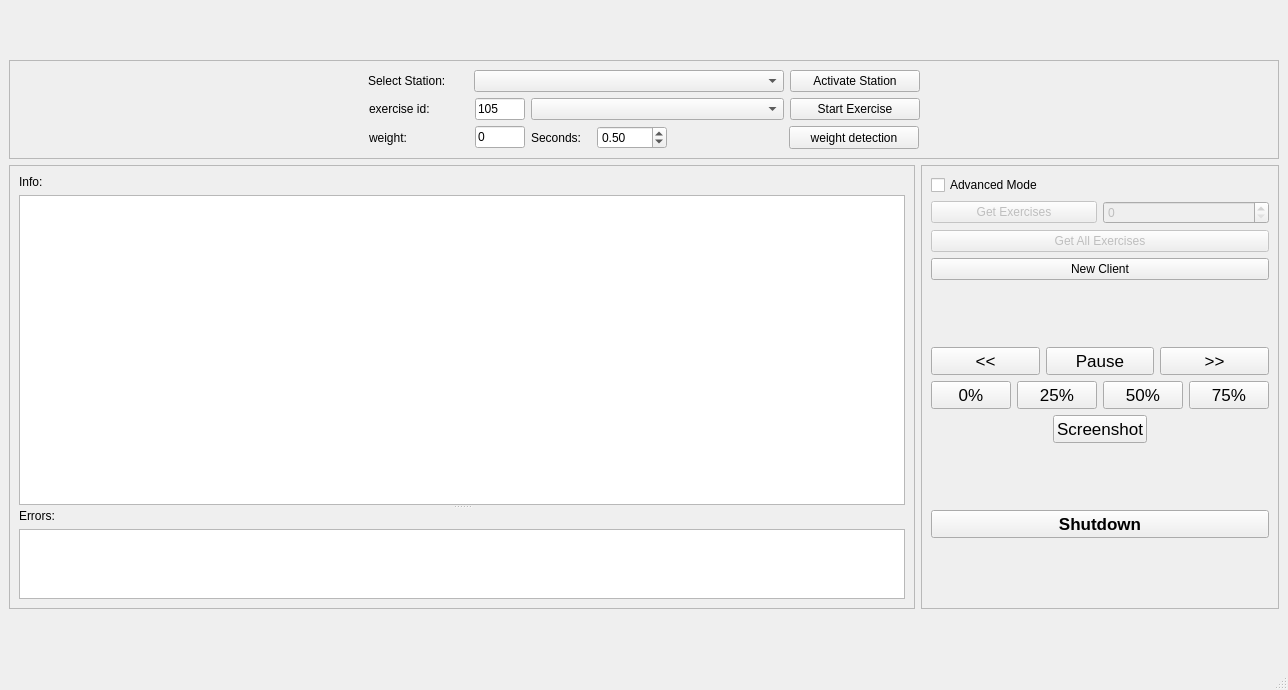
<?xml version="1.0" encoding="UTF-8"?>
<ui version="4.0">
 <class>MainWindow</class>
 <widget class="QMainWindow" name="MainWindow">
  <property name="geometry">
   <rect>
    <x>0</x>
    <y>0</y>
    <width>1288</width>
    <height>690</height>
   </rect>
  </property>
  <property name="windowTitle">
   <string>Station Selection</string>
  </property>
  <widget class="QWidget" name="centralwidget">
   <layout class="QGridLayout" name="gridLayout_5">
    <item row="0" column="0">
     <spacer name="verticalSpacer_2">
      <property name="orientation">
       <enum>Qt::Vertical</enum>
      </property>
      <property name="sizeHint" stdset="0">
       <size>
        <width>20</width>
        <height>40</height>
       </size>
      </property>
     </spacer>
    </item>
    <item row="1" column="0">
     <widget class="QFrame" name="frame_2">
      <property name="frameShape">
       <enum>QFrame::StyledPanel</enum>
      </property>
      <property name="frameShadow">
       <enum>QFrame::Raised</enum>
      </property>
      <layout class="QGridLayout" name="gridLayout_3">
       <item row="0" column="0" colspan="8">
        <layout class="QHBoxLayout" name="horizontalLayout">
         <item>
          <spacer name="horizontalSpacer_2">
           <property name="orientation">
            <enum>Qt::Horizontal</enum>
           </property>
           <property name="sizeHint" stdset="0">
            <size>
             <width>40</width>
             <height>20</height>
            </size>
           </property>
          </spacer>
         </item>
         <item>
          <widget class="QLabel" name="label">
           <property name="minimumSize">
            <size>
             <width>100</width>
             <height>0</height>
            </size>
           </property>
           <property name="maximumSize">
            <size>
             <width>100</width>
             <height>16777215</height>
            </size>
           </property>
           <property name="text">
            <string>Select Station:</string>
           </property>
          </widget>
         </item>
         <item>
          <widget class="QComboBox" name="station_combobox">
           <property name="sizePolicy">
            <sizepolicy hsizetype="Preferred" vsizetype="Fixed">
             <horstretch>0</horstretch>
             <verstretch>0</verstretch>
            </sizepolicy>
           </property>
           <property name="minimumSize">
            <size>
             <width>310</width>
             <height>0</height>
            </size>
           </property>
           <property name="maximumSize">
            <size>
             <width>310</width>
             <height>16777215</height>
            </size>
           </property>
           <property name="currentText">
            <string/>
           </property>
          </widget>
         </item>
         <item>
          <widget class="QPushButton" name="activate_station_button">
           <property name="sizePolicy">
            <sizepolicy hsizetype="Minimum" vsizetype="Preferred">
             <horstretch>0</horstretch>
             <verstretch>0</verstretch>
            </sizepolicy>
           </property>
           <property name="minimumSize">
            <size>
             <width>130</width>
             <height>0</height>
            </size>
           </property>
           <property name="text">
            <string>Activate Station</string>
           </property>
          </widget>
         </item>
         <item>
          <spacer name="horizontalSpacer">
           <property name="orientation">
            <enum>Qt::Horizontal</enum>
           </property>
           <property name="sizeHint" stdset="0">
            <size>
             <width>40</width>
             <height>20</height>
            </size>
           </property>
          </spacer>
         </item>
        </layout>
       </item>
       <item row="1" column="0" colspan="8">
        <layout class="QHBoxLayout" name="horizontalLayout_2">
         <item>
          <spacer name="horizontalSpacer_4">
           <property name="orientation">
            <enum>Qt::Horizontal</enum>
           </property>
           <property name="sizeHint" stdset="0">
            <size>
             <width>40</width>
             <height>20</height>
            </size>
           </property>
          </spacer>
         </item>
         <item>
          <widget class="QLabel" name="label_2">
           <property name="minimumSize">
            <size>
             <width>100</width>
             <height>0</height>
            </size>
           </property>
           <property name="maximumSize">
            <size>
             <width>100</width>
             <height>16777215</height>
            </size>
           </property>
           <property name="text">
            <string>exercise id:     </string>
           </property>
          </widget>
         </item>
         <item>
          <widget class="QLineEdit" name="exercise_edit">
           <property name="sizePolicy">
            <sizepolicy hsizetype="Fixed" vsizetype="Fixed">
             <horstretch>0</horstretch>
             <verstretch>0</verstretch>
            </sizepolicy>
           </property>
           <property name="maximumSize">
            <size>
             <width>50</width>
             <height>16777215</height>
            </size>
           </property>
           <property name="text">
            <string>105</string>
           </property>
          </widget>
         </item>
         <item>
          <widget class="QComboBox" name="exercise_combobox">
           <property name="sizePolicy">
            <sizepolicy hsizetype="Fixed" vsizetype="Preferred">
             <horstretch>0</horstretch>
             <verstretch>0</verstretch>
            </sizepolicy>
           </property>
           <property name="minimumSize">
            <size>
             <width>253</width>
             <height>0</height>
            </size>
           </property>
           <property name="maximumSize">
            <size>
             <width>253</width>
             <height>16777215</height>
            </size>
           </property>
           <property name="currentText">
            <string/>
           </property>
          </widget>
         </item>
         <item>
          <widget class="QPushButton" name="activate_exercise_button">
           <property name="sizePolicy">
            <sizepolicy hsizetype="Minimum" vsizetype="Preferred">
             <horstretch>0</horstretch>
             <verstretch>0</verstretch>
            </sizepolicy>
           </property>
           <property name="minimumSize">
            <size>
             <width>130</width>
             <height>0</height>
            </size>
           </property>
           <property name="text">
            <string>Start Exercise</string>
           </property>
          </widget>
         </item>
         <item>
          <spacer name="horizontalSpacer_6">
           <property name="orientation">
            <enum>Qt::Horizontal</enum>
           </property>
           <property name="sizeHint" stdset="0">
            <size>
             <width>40</width>
             <height>20</height>
            </size>
           </property>
          </spacer>
         </item>
        </layout>
       </item>
       <item row="2" column="0">
        <spacer name="horizontalSpacer_5">
         <property name="orientation">
          <enum>Qt::Horizontal</enum>
         </property>
         <property name="sizeHint" stdset="0">
          <size>
           <width>40</width>
           <height>20</height>
          </size>
         </property>
        </spacer>
       </item>
       <item row="2" column="1">
        <widget class="QLabel" name="label_3">
         <property name="minimumSize">
          <size>
           <width>100</width>
           <height>0</height>
          </size>
         </property>
         <property name="maximumSize">
          <size>
           <width>100</width>
           <height>16777215</height>
          </size>
         </property>
         <property name="text">
          <string>weight:</string>
         </property>
        </widget>
       </item>
       <item row="2" column="2">
        <widget class="QLineEdit" name="weight_edit">
         <property name="sizePolicy">
          <sizepolicy hsizetype="Fixed" vsizetype="Fixed">
           <horstretch>0</horstretch>
           <verstretch>0</verstretch>
          </sizepolicy>
         </property>
         <property name="minimumSize">
          <size>
           <width>50</width>
           <height>0</height>
          </size>
         </property>
         <property name="maximumSize">
          <size>
           <width>50</width>
           <height>16777215</height>
          </size>
         </property>
         <property name="text">
          <string>0</string>
         </property>
         <property name="dragEnabled">
          <bool>false</bool>
         </property>
         <property name="readOnly">
          <bool>true</bool>
         </property>
        </widget>
       </item>
       <item row="2" column="3">
        <widget class="QLabel" name="label_4">
         <property name="sizePolicy">
          <sizepolicy hsizetype="Fixed" vsizetype="Preferred">
           <horstretch>0</horstretch>
           <verstretch>50</verstretch>
          </sizepolicy>
         </property>
         <property name="minimumSize">
          <size>
           <width>60</width>
           <height>0</height>
          </size>
         </property>
         <property name="maximumSize">
          <size>
           <width>60</width>
           <height>16777215</height>
          </size>
         </property>
         <property name="text">
          <string>Seconds:</string>
         </property>
        </widget>
       </item>
       <item row="2" column="4">
        <widget class="QDoubleSpinBox" name="time_spin">
         <property name="sizePolicy">
          <sizepolicy hsizetype="Fixed" vsizetype="Preferred">
           <horstretch>0</horstretch>
           <verstretch>0</verstretch>
          </sizepolicy>
         </property>
         <property name="minimumSize">
          <size>
           <width>70</width>
           <height>0</height>
          </size>
         </property>
         <property name="maximumSize">
          <size>
           <width>70</width>
           <height>16777215</height>
          </size>
         </property>
         <property name="value">
          <double>0.500000000000000</double>
         </property>
        </widget>
       </item>
       <item row="2" column="5">
        <spacer name="horizontalSpacer_3">
         <property name="orientation">
          <enum>Qt::Horizontal</enum>
         </property>
         <property name="sizeType">
          <enum>QSizePolicy::Fixed</enum>
         </property>
         <property name="sizeHint" stdset="0">
          <size>
           <width>110</width>
           <height>20</height>
          </size>
         </property>
        </spacer>
       </item>
       <item row="2" column="6">
        <widget class="QPushButton" name="weight_detection_button">
         <property name="sizePolicy">
          <sizepolicy hsizetype="Minimum" vsizetype="Preferred">
           <horstretch>0</horstretch>
           <verstretch>0</verstretch>
          </sizepolicy>
         </property>
         <property name="minimumSize">
          <size>
           <width>130</width>
           <height>0</height>
          </size>
         </property>
         <property name="text">
          <string>weight detection</string>
         </property>
        </widget>
       </item>
       <item row="2" column="7">
        <spacer name="horizontalSpacer_7">
         <property name="orientation">
          <enum>Qt::Horizontal</enum>
         </property>
         <property name="sizeHint" stdset="0">
          <size>
           <width>87</width>
           <height>20</height>
          </size>
         </property>
        </spacer>
       </item>
      </layout>
     </widget>
    </item>
    <item row="2" column="0">
     <layout class="QHBoxLayout" name="horizontalLayout_3">
      <item>
       <widget class="QFrame" name="frame_3">
        <property name="frameShape">
         <enum>QFrame::StyledPanel</enum>
        </property>
        <property name="frameShadow">
         <enum>QFrame::Raised</enum>
        </property>
        <layout class="QGridLayout" name="gridLayout_4">
         <item row="0" column="0">
          <widget class="QSplitter" name="splitter">
           <property name="orientation">
            <enum>Qt::Vertical</enum>
           </property>
           <widget class="QWidget" name="widget" native="true">
            <property name="sizePolicy">
             <sizepolicy hsizetype="Preferred" vsizetype="Preferred">
              <horstretch>0</horstretch>
              <verstretch>8</verstretch>
             </sizepolicy>
            </property>
            <layout class="QVBoxLayout" name="verticalLayout">
             <item>
              <widget class="QLabel" name="label_5">
               <property name="text">
                <string>Info:</string>
               </property>
              </widget>
             </item>
             <item>
              <widget class="QTextEdit" name="output_text">
               <property name="sizePolicy">
                <sizepolicy hsizetype="Expanding" vsizetype="Preferred">
                 <horstretch>0</horstretch>
                 <verstretch>15</verstretch>
                </sizepolicy>
               </property>
               <property name="readOnly">
                <bool>true</bool>
               </property>
              </widget>
             </item>
            </layout>
           </widget>
           <widget class="QWidget" name="widget_2" native="true">
            <property name="sizePolicy">
             <sizepolicy hsizetype="Preferred" vsizetype="Preferred">
              <horstretch>0</horstretch>
              <verstretch>2</verstretch>
             </sizepolicy>
            </property>
            <layout class="QVBoxLayout" name="verticalLayout_2">
             <item>
              <widget class="QLabel" name="label_6">
               <property name="text">
                <string>Errors:</string>
               </property>
              </widget>
             </item>
             <item>
              <widget class="QTextEdit" name="error_text">
               <property name="sizePolicy">
                <sizepolicy hsizetype="Expanding" vsizetype="Preferred">
                 <horstretch>0</horstretch>
                 <verstretch>10</verstretch>
                </sizepolicy>
               </property>
               <property name="readOnly">
                <bool>true</bool>
               </property>
              </widget>
             </item>
            </layout>
           </widget>
          </widget>
         </item>
        </layout>
       </widget>
      </item>
      <item>
       <widget class="QFrame" name="frame">
        <property name="sizePolicy">
         <sizepolicy hsizetype="Fixed" vsizetype="Preferred">
          <horstretch>0</horstretch>
          <verstretch>0</verstretch>
         </sizepolicy>
        </property>
        <property name="frameShape">
         <enum>QFrame::StyledPanel</enum>
        </property>
        <property name="frameShadow">
         <enum>QFrame::Raised</enum>
        </property>
        <layout class="QGridLayout" name="gridLayout_2">
         <item row="0" column="0">
          <layout class="QGridLayout" name="gridLayout">
           <property name="sizeConstraint">
            <enum>QLayout::SetMinimumSize</enum>
           </property>
           <item row="1" column="0">
            <layout class="QHBoxLayout" name="horizontalLayout_4">
             <property name="sizeConstraint">
              <enum>QLayout::SetMinimumSize</enum>
             </property>
             <item>
              <widget class="QPushButton" name="pushButton">
               <property name="enabled">
                <bool>false</bool>
               </property>
               <property name="text">
                <string>Get Exercises</string>
               </property>
              </widget>
             </item>
             <item>
              <widget class="QSpinBox" name="spinBox">
               <property name="enabled">
                <bool>false</bool>
               </property>
              </widget>
             </item>
            </layout>
           </item>
           <item row="4" column="0">
            <spacer name="verticalSpacer_4">
             <property name="orientation">
              <enum>Qt::Vertical</enum>
             </property>
             <property name="sizeHint" stdset="0">
              <size>
               <width>20</width>
               <height>40</height>
              </size>
             </property>
            </spacer>
           </item>
           <item row="7" column="0">
            <widget class="QPushButton" name="shutdown_button">
             <property name="enabled">
              <bool>true</bool>
             </property>
             <property name="font">
              <font>
               <pointsize>13</pointsize>
               <weight>75</weight>
               <italic>false</italic>
               <bold>true</bold>
               <underline>false</underline>
              </font>
             </property>
             <property name="text">
              <string>Shutdown</string>
             </property>
            </widget>
           </item>
           <item row="6" column="0">
            <spacer name="verticalSpacer_6">
             <property name="orientation">
              <enum>Qt::Vertical</enum>
             </property>
             <property name="sizeHint" stdset="0">
              <size>
               <width>20</width>
               <height>40</height>
              </size>
             </property>
            </spacer>
           </item>
           <item row="2" column="0">
            <widget class="QPushButton" name="pushButton_2">
             <property name="enabled">
              <bool>false</bool>
             </property>
             <property name="text">
              <string>Get All Exercises</string>
             </property>
            </widget>
           </item>
           <item row="8" column="0">
            <spacer name="verticalSpacer_3">
             <property name="orientation">
              <enum>Qt::Vertical</enum>
             </property>
             <property name="sizeHint" stdset="0">
              <size>
               <width>20</width>
               <height>40</height>
              </size>
             </property>
            </spacer>
           </item>
           <item row="0" column="0">
            <widget class="QCheckBox" name="advance_mode_check">
             <property name="enabled">
              <bool>true</bool>
             </property>
             <property name="text">
              <string>Advanced Mode</string>
             </property>
            </widget>
           </item>
           <item row="3" column="0">
            <widget class="QPushButton" name="new_client_button">
             <property name="enabled">
              <bool>true</bool>
             </property>
             <property name="text">
              <string>New Client</string>
             </property>
            </widget>
           </item>
           <item row="5" column="0">
            <layout class="QVBoxLayout" name="verticalLayout_3">
             <item>
              <layout class="QHBoxLayout" name="horizontalLayout_6">
               <item>
                <widget class="QPushButton" name="backward_button">
                 <property name="enabled">
                  <bool>true</bool>
                 </property>
                 <property name="font">
                  <font>
                   <pointsize>13</pointsize>
                   <weight>50</weight>
                   <italic>false</italic>
                   <bold>false</bold>
                   <underline>false</underline>
                  </font>
                 </property>
                 <property name="text">
                  <string>&lt;&lt;</string>
                 </property>
                </widget>
               </item>
               <item>
                <widget class="QPushButton" name="pause_button">
                 <property name="enabled">
                  <bool>true</bool>
                 </property>
                 <property name="font">
                  <font>
                   <pointsize>13</pointsize>
                   <weight>50</weight>
                   <italic>false</italic>
                   <bold>false</bold>
                   <underline>false</underline>
                  </font>
                 </property>
                 <property name="text">
                  <string>Pause</string>
                 </property>
                </widget>
               </item>
               <item>
                <widget class="QPushButton" name="forward_button">
                 <property name="enabled">
                  <bool>true</bool>
                 </property>
                 <property name="font">
                  <font>
                   <pointsize>13</pointsize>
                   <weight>50</weight>
                   <italic>false</italic>
                   <bold>false</bold>
                   <underline>false</underline>
                  </font>
                 </property>
                 <property name="text">
                  <string>&gt;&gt;</string>
                 </property>
                </widget>
               </item>
              </layout>
             </item>
             <item>
              <layout class="QHBoxLayout" name="horizontalLayout_7">
               <item>
                <widget class="QPushButton" name="set_0_button">
                 <property name="enabled">
                  <bool>true</bool>
                 </property>
                 <property name="font">
                  <font>
                   <pointsize>13</pointsize>
                   <weight>50</weight>
                   <italic>false</italic>
                   <bold>false</bold>
                   <underline>false</underline>
                  </font>
                 </property>
                 <property name="text">
                  <string>0%</string>
                 </property>
                </widget>
               </item>
               <item>
                <widget class="QPushButton" name="set_25_button">
                 <property name="enabled">
                  <bool>true</bool>
                 </property>
                 <property name="font">
                  <font>
                   <pointsize>13</pointsize>
                   <weight>50</weight>
                   <italic>false</italic>
                   <bold>false</bold>
                   <underline>false</underline>
                  </font>
                 </property>
                 <property name="text">
                  <string>25%</string>
                 </property>
                </widget>
               </item>
               <item>
                <widget class="QPushButton" name="set_50_button">
                 <property name="enabled">
                  <bool>true</bool>
                 </property>
                 <property name="font">
                  <font>
                   <pointsize>13</pointsize>
                   <weight>50</weight>
                   <italic>false</italic>
                   <bold>false</bold>
                   <underline>false</underline>
                  </font>
                 </property>
                 <property name="text">
                  <string>50%</string>
                 </property>
                </widget>
               </item>
               <item>
                <widget class="QPushButton" name="set_75_button">
                 <property name="enabled">
                  <bool>true</bool>
                 </property>
                 <property name="font">
                  <font>
                   <pointsize>13</pointsize>
                   <weight>50</weight>
                   <italic>false</italic>
                   <bold>false</bold>
                   <underline>false</underline>
                  </font>
                 </property>
                 <property name="text">
                  <string>75%</string>
                 </property>
                </widget>
               </item>
              </layout>
             </item>
             <item>
              <layout class="QHBoxLayout" name="horizontalLayout_5">
               <item>
                <spacer name="horizontalSpacer_9">
                 <property name="orientation">
                  <enum>Qt::Horizontal</enum>
                 </property>
                 <property name="sizeHint" stdset="0">
                  <size>
                   <width>40</width>
                   <height>20</height>
                  </size>
                 </property>
                </spacer>
               </item>
               <item>
                <widget class="QPushButton" name="screenshot_button">
                 <property name="enabled">
                  <bool>true</bool>
                 </property>
                 <property name="font">
                  <font>
                   <pointsize>13</pointsize>
                   <weight>50</weight>
                   <italic>false</italic>
                   <bold>false</bold>
                   <underline>false</underline>
                  </font>
                 </property>
                 <property name="text">
                  <string>Screenshot</string>
                 </property>
                </widget>
               </item>
               <item>
                <spacer name="horizontalSpacer_8">
                 <property name="orientation">
                  <enum>Qt::Horizontal</enum>
                 </property>
                 <property name="sizeHint" stdset="0">
                  <size>
                   <width>40</width>
                   <height>20</height>
                  </size>
                 </property>
                </spacer>
               </item>
              </layout>
             </item>
            </layout>
           </item>
          </layout>
         </item>
        </layout>
       </widget>
      </item>
     </layout>
    </item>
    <item row="3" column="0">
     <spacer name="verticalSpacer">
      <property name="orientation">
       <enum>Qt::Vertical</enum>
      </property>
      <property name="sizeHint" stdset="0">
       <size>
        <width>20</width>
        <height>40</height>
       </size>
      </property>
     </spacer>
    </item>
   </layout>
  </widget>
  <widget class="QMenuBar" name="menubar">
   <property name="geometry">
    <rect>
     <x>0</x>
     <y>0</y>
     <width>1288</width>
     <height>22</height>
    </rect>
   </property>
  </widget>
  <widget class="QStatusBar" name="statusbar"/>
 </widget>
 <resources/>
 <connections/>
</ui>
